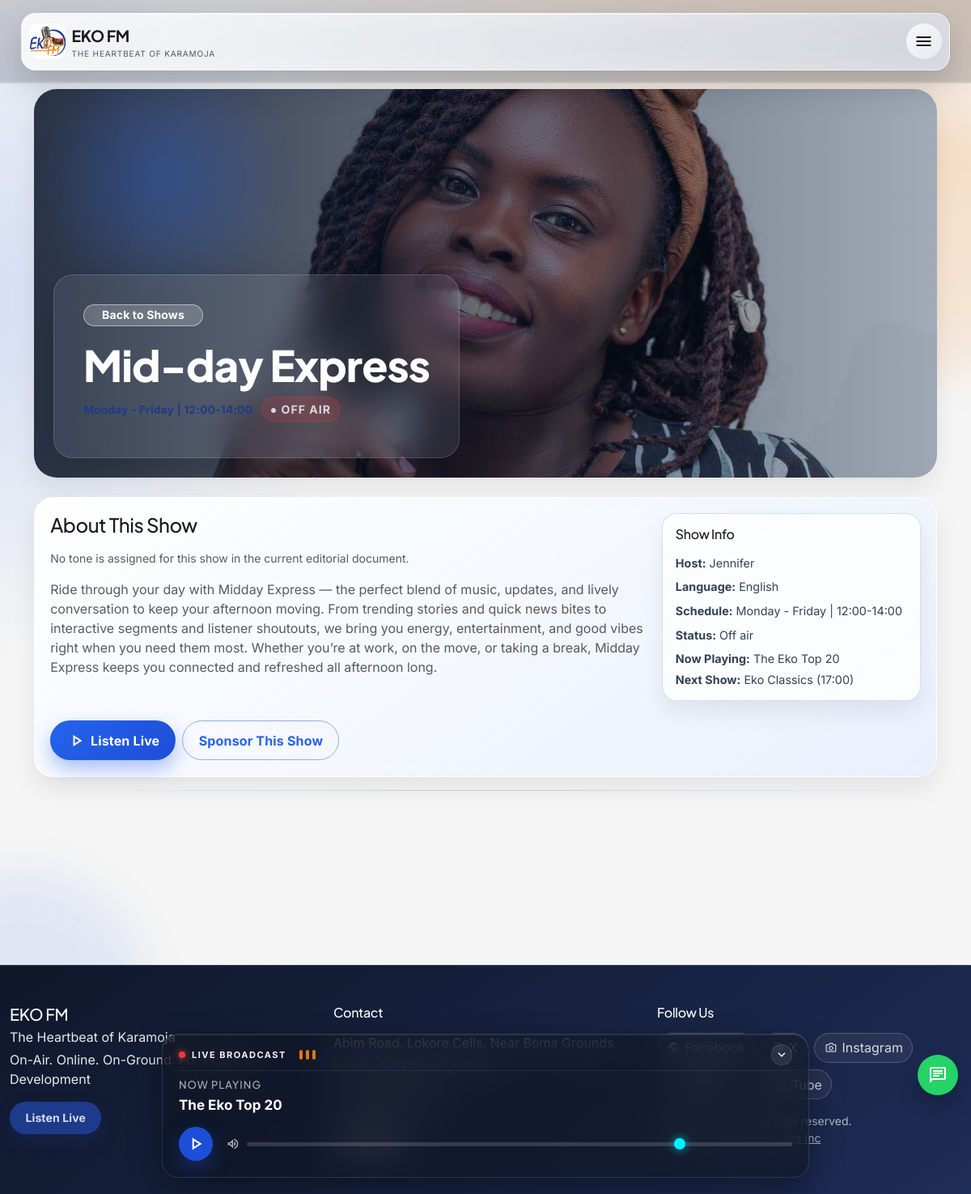
The app's page /shows/midday-express with its own data.
### tables this page shows
CREATE TABLE `settings` (
  `id` int(11) NOT NULL,
  `setting_key` varchar(150) NOT NULL,
  `setting_value` mediumtext DEFAULT NULL,
  `updated_at` datetime DEFAULT NULL
);

CREATE TABLE `programs` (
  `id` int(11) NOT NULL,
  `title` varchar(200) NOT NULL,
  `slug` varchar(200) DEFAULT NULL,
  `presenter` varchar(150) DEFAULT NULL,
  `cover_image` varchar(255) DEFAULT NULL,
  `cover_focus_x` tinyint(3) UNSIGNED NOT NULL DEFAULT 50,
  `cover_focus_y` tinyint(3) UNSIGNED NOT NULL DEFAULT 50,
  `day_of_week` varchar(40) DEFAULT NULL,
  `start_time` time DEFAULT NULL,
  `end_time` time DEFAULT NULL,
  `description` text DEFAULT NULL,
  `status` tinyint(1) NOT NULL DEFAULT 1,
  `created_by` int(11) DEFAULT NULL,
  `created_at` datetime DEFAULT NULL,
  `updated_at` datetime DEFAULT NULL
);

### includes/db.php (called while the page is built, shortened)
<?php
function db()
{
    static $pdo;
    if ($pdo instanceof PDO) {
        return $pdo;
    }
    $dsn = 'mysql:host=' . DB_HOST . ';dbname=' . DB_NAME . ';charset=' . DB_CHARSET;
    $options = array(
        PDO::ATTR_ERRMODE => PDO::ERRMODE_EXCEPTION,
        PDO::ATTR_DEFAULT_FETCH_MODE => PDO::FETCH_ASSOC,
        PDO::ATTR_EMULATE_PREPARES => false,
    );
    $pdo = new PDO($dsn, DB_USER, DB_PASS, $options);
    return $pdo;
}
function db_query($sql, $params = array())
{
    $stmt = db()->prepare($sql);
    $stmt->execute($params);
    return $stmt;
}

### modules/programs.php (called while the page is built, shortened)
<?php
require_once __DIR__ . '/../includes/functions.php';
function programs_tones_enabled()
{
    static $enabled = null;
    if ($enabled !== null) {
        return $enabled;
    }
    $hasTones = db_query("SHOW TABLES LIKE 'tones'")->fetch();
    $hasProgramTones = db_query("SHOW TABLES LIKE 'program_tones'")->fetch();
    $enabled = (bool) ($hasTones && $hasProgramTones);
    return $enabled;
}
function attach_program_tones($rows)
{
    if (!is_array($rows) || count($rows) === 0 || !programs_tones_enabled()) {
        return $rows;
    }
    $ids = array();
    foreach ($rows as $row) {
        if (isset($row['id'])) {
            $ids[] = (int) $row['id'];
        }
    }
    $ids = array_values(array_unique($ids));
    $placeholders = implode(',', array_fill(0, count($ids), '?'));
    $toneRows = db_query(
        'SELECT pt.program_id, t.name FROM program_tones pt INNER JOIN tones t ON t.id = pt.tone_id WHERE pt.program_id IN (' . $placeholders . ') ORDER BY t.name ASC',
        $ids
    )->fetchAll();
    foreach ($rows as &$row) {
        $rowId = (int) $row['id'];
    }
    return $rows;
}
function programs_list($onlyPublished)
{
    if ($onlyPublished) {
        $stmt = db_query('SELECT * FROM programs WHERE status = 1 ORDER BY day_of_week ASC, start_time ASC');
        return attach_program_tones($stmt->fetchAll());
    }
    $stmt = db_query('SELECT * FROM programs ORDER BY id DESC');
    return attach_program_tones($stmt->fetchAll());
}
function show_by_slug($slug)
{
    $stmt = db_query('SELECT * FROM programs WHERE slug = ? AND status = 1 LIMIT 1', array($slug));
    $row = $stmt->fetch();
    $rows = attach_program_tones(array($row));
    return $rows ? $rows[0] : $row;
}

### includes/functions.php (called while the page is built, shortened)
<?php
require_once __DIR__ . '/db.php';
function e($value)
{
    return htmlspecialchars((string) $value, ENT_QUOTES, 'UTF-8');
}
function url($path = '')
{
    $path = ltrim($path, '/');
    return rtrim(BASE_URL, '/') . '/' . $path;
}
function setting($key, $default = '')
{
    static $cache = array();
    if (array_key_exists($key, $cache)) {
        return $cache[$key];
    }
    $stmt = db_query('SELECT setting_value FROM settings WHERE setting_key = ? LIMIT 1', array($key));
    $row = $stmt->fetch();
    $cache[$key] = $row ? $row['setting_value'] : $default;
    return $cache[$key];
}
function media_url($path)
{
    if (!$path) {
        return url('assets/images/placeholder.svg');
    }
    return UPLOAD_URL . '/' . ltrim($path, '/');
}
function whatsapp_link($number)
{
    $digits = preg_replace('/[^0-9]/', '', (string) $number);
    if (strpos($digits, '0') === 0) {
        $digits = '256' . substr($digits, 1);
    }
    return 'https://wa.me/' . $digits;
}

### pages/show-detail.php (the view, shortened to what this page needs)
<?php
$show = show_by_slug($slug);
$focusX = (int) (isset($show['cover_focus_x']) ? $show['cover_focus_x'] : 50);
$focusY = (int) (isset($show['cover_focus_y']) ? $show['cover_focus_y'] : 50);
function day_index_by_name($name)
{
    $map = array(
        'monday' => 1,
        'tuesday' => 2,
        'wednesday' => 3,
        'thursday' => 4,
        'friday' => 5,
        'saturday' => 6,
        'sunday' => 7,
    );
    $key = strtolower(trim($name));
    return isset($map[$key]) ? $map[$key] : null;
}
function parse_show_days($dayOfWeek)
{
    $text = strtolower(trim((string) $dayOfWeek));
    if (strpos($text, 'monday') !== false && strpos($text, 'friday') !== false) {
        return array(1, 2, 3, 4, 5);
    }
    $days = array();
    foreach (array('monday', 'tuesday', 'wednesday', 'thursday', 'friday', 'saturday', 'sunday') as $dayName) {
        if (strpos($text, $dayName) !== false) {
            $days[] = day_index_by_name($dayName);
        }
    }
    return array_values(array_unique($days));
}
function minutes_from_time($time)
{
    $parts = explode(':', (string) $time);
    $hour = isset($parts[0]) ? (int) $parts[0] : 0;
    $minute = isset($parts[1]) ? (int) $parts[1] : 0;
    return ($hour * 60) + $minute;
}
function show_is_live($programRow, $currentDayIndex, $currentMinutes)
{
    $days = parse_show_days(isset($programRow['day_of_week']) ? $programRow['day_of_week'] : '');
    $start = minutes_from_time(isset($programRow['start_time']) ? $programRow['start_time'] : '00:00:00');
    $end = minutes_from_time(isset($programRow['end_time']) ? $programRow['end_time'] : '00:00:00');
    if ($end > $start) {
        return in_array($currentDayIndex, $days, true) && $currentMinutes >= $start && $currentMinutes < $end;
    }
    $prevDay = $currentDayIndex === 1 ? 7 : ($currentDayIndex - 1);
    return (in_array($currentDayIndex, $days, true) && $currentMinutes >= $start)
        || (in_array($prevDay, $days, true) && $currentMinutes < $end);
}
$now = time();
$currentDayIndex = (int) date('N', $now);
$currentMinutes = ((int) date('G', $now) * 60) + (int) date('i', $now);
$isCurrentShowLive = show_is_live($show, $currentDayIndex, $currentMinutes);
$allShows = programs_list(true);
$nowPlaying = null;
foreach ($allShows as $row) {
    if (show_is_live($row, $currentDayIndex, $currentMinutes)) {
        $nowPlaying = $row;
        break;
    }
}
$nextShow = null;
$nextTimestamp = null;
$todayStart = strtotime(date('Y-m-d 00:00:00', $now));
foreach ($allShows as $row) {
    $days = parse_show_days($row['day_of_week']);
    $startMinutes = minutes_from_time($row['start_time']);
    foreach ($days as $dayIndex) {
        $offsetDays = ($dayIndex - $currentDayIndex + 7) % 7;
        $candidate = $todayStart + ($offsetDays * 86400) + ($startMinutes * 60);
        if ($candidate <= $now) {
            $candidate += 7 * 86400;
        }
        if ($nextTimestamp === null || $candidate < $nextTimestamp) {
            $nextTimestamp = $candidate;
            $nextShow = $row;
        }
    }
}
$language = ($show['slug'] === 'etem-a-karamoja') ? 'Ngakarimojong + English' : 'English';
?>
<main class="container py-4 show-detail-page">
    <section class="hero show-detail-hero mb-4 reveal story-section" data-parallax="0.2" data-focus-x="<?php echo e($focusX); ?>" data-focus-y="<?php echo e($focusY); ?>" style="min-height:480px;background-image:url('<?php echo e(media_url($show['cover_image'])); ?>');background-position:<?php echo e($focusX); ?>% <?php echo e($focusY); ?>%;">
        <div class="hero-content hero-card show-detail-hero-card">
            <a class="btn btn-glass btn-sm mb-3" href="<?php echo e(url('shows')); ?>" data-pjax>Back to Shows</a>
            <h1 class="mb-2"><?php echo e($show['title']); ?></h1>
            <p class="show-time mb-2"><?php echo e($show['day_of_week']); ?> | <?php echo e(substr($show['start_time'], 0, 5)); ?>-<?php echo e(substr($show['end_time'], 0, 5)); ?> <span class="live-badge <?php echo $isCurrentShowLive ? 'is-live' : ''; ?>"><?php echo $isCurrentShowLive ? '● LIVE' : '● OFF AIR'; ?></span></p>
        </div>
    </section>
    <section class="section-card floating-card reveal story-section show-detail-about">
        <div class="about-grid">
            <div>
                <h4 class="mb-3">About This Show</h4>
                <?php if (!empty($show['tones'])): ?>
                    <div class="d-flex flex-wrap gap-2 mb-3">
                        <?php foreach ($show['tones'] as $tone): ?>
                            <span class="tone-badge tone-<?php echo e(tone_class_name($tone)); ?>"><?php echo e($tone); ?></span>
                        <?php endforeach; ?>
                    </div>
                <?php else: ?>
                    <p class="text-muted small mb-3">No tone is assigned for this show in the current editorial document.</p>
                <?php endif; ?>
                <p class="text-muted"><?php echo e($show['description']); ?></p>
            </div>
            <aside class="show-meta-card">
                <h6 class="mb-3">Show Info</h6>
                <p><strong>Host:</strong> <?php echo e($show['presenter']); ?></p>
                <p><strong>Language:</strong> <?php echo e($language); ?></p>
                <p><strong>Schedule:</strong> <?php echo e($show['day_of_week']); ?> | <?php echo e(substr($show['start_time'], 0, 5)); ?>-<?php echo e(substr($show['end_time'], 0, 5)); ?></p>
                <p class="mb-2"><strong>Status:</strong> <?php echo $isCurrentShowLive ? 'Live now' : 'Off air'; ?></p>
                <?php if ($nowPlaying): ?>
                    <p class="mb-1"><strong>Now Playing:</strong> <?php echo e($nowPlaying['title']); ?></p>
                <?php endif; ?>
                <?php if ($nextShow): ?>
                    <p class="mb-0"><strong>Next Show:</strong> <?php echo e($nextShow['title']); ?> (<?php echo e(substr($nextShow['start_time'], 0, 5)); ?>)</p>
                <?php endif; ?>
            </aside>
        </div>
        <div class="d-flex flex-wrap gap-2 mt-4">
            <a class="btn show-detail-btn-primary" href="<?php echo e(url('listen-live')); ?>" data-pjax><span class="material-symbols-outlined">play_arrow</span> Listen Live</a>
            <a class="btn show-detail-btn-secondary" href="<?php echo e(url('advertise-partner')); ?>" data-pjax>Sponsor This Show</a>
        </div>
    </section>
</main>

### templates/navbar.php (shortened to what this page needs)
<?php
$socialLinks = array(
    array('url' => setting('social_facebook_url', 'https://www.facebook.com/share/1CK8U1M63U/'), 'icon' => 'public', 'label' => 'Facebook'),
    array('url' => setting('social_x_url', 'https://x.com/ekofmkotido'), 'icon' => 'alternate_email', 'label' => 'X'),
    array('url' => setting('social_instagram_url', 'https://www.instagram.com/ekofmlive?utm_source=qr&igsh=MXY3YnJ5ZGxlNGFkcQ=='), 'icon' => 'photo_camera', 'label' => 'Instagram'),
    array('url' => setting('social_tiktok_url', 'https://www.tiktok.com/@91.2.eko.fm?_r=1&_t=ZS-94z2dBOly7A'), 'icon' => 'music_note', 'label' => 'TikTok'),
    array('url' => setting('social_youtube_url', 'https://youtube.com/@ekofm-x2n1l?si=p2Z3IpjNiSMWvnBq'), 'icon' => 'smart_display', 'label' => 'YouTube'),
    array('url' => whatsapp_link(setting('contact_whatsapp', '0791996450')), 'icon' => 'chat', 'label' => 'WhatsApp')
);
$siteLogo = setting('site_logo', '');
?>
<header class="site-header">
    <nav class="navbar nav-shell py-3">
        <div class="container-xxl">
            <div class="header-menu-content nav-wrap">
                <div class="nav-left">
                    <a class="navbar-brand brand-mark" href="<?php echo e(url('/')); ?>" data-pjax>
                        <?php if ($siteLogo !== ''): ?>
                            <img src="<?php echo e(media_url($siteLogo)); ?>" alt="EKO FM" class="brand-logo">
                        <?php else: ?>
                            <span class="material-symbols-outlined">radio</span>
                        <?php endif; ?>
                        <span>
                            <strong>EKO FM</strong>
                            <small class="d-block text-muted brand-sub">The Heartbeat of Karamoja</small>
                        </span>
                    </a>
                </div>
                <button class="navbar-toggler menu-toggle" id="menuToggle" type="button" aria-controls="mainNavPanel" aria-expanded="false" aria-label="Open menu">
                    <span class="material-symbols-outlined">menu</span>
                </button>
            </div>
        </div>
    </nav>
    <div class="scroll-progress" aria-hidden="true"><span></span></div>
</header>

### templates/footer.php (shortened to what this page needs)
    </div>
    <footer class="site-footer">
        <div class="container-xxl py-5">
            <div class="row g-4 align-items-start">
                <div class="col-lg-4">
                    <h5 class="mb-1">EKO FM</h5>
                    <p class="mb-1"><?php echo e(setting('site_tagline', 'The Heartbeat of Karamoja')); ?></p>
                    <p class="mb-3"><?php echo e(setting('footer_tagline', 'On-Air. Online. On-Ground. For Peace & Development')); ?></p>
                    <a class="btn btn-live btn-sm" href="<?php echo e(url('listen-live')); ?>" data-pjax>Listen Live</a>
                </div>
                <div class="col-lg-4">
                    <h6 class="mb-3">Contact</h6>
                    <p class="mb-1"><?php echo e(setting('contact_address', 'Abim Road, Lokore Cells, Near Boma Grounds')); ?></p>
                    <p class="mb-1"><?php echo e(setting('contact_location', 'Kotido, Karamoja, Uganda')); ?></p>
                    <p class="mb-1"><?php echo e(setting('contact_phone', '+256 751 161 355')); ?></p>
                    <p class="mb-3"><?php echo e(setting('contact_email', 'info@eko.fm')); ?></p>
                    <a class="btn btn-glass btn-sm" href="<?php echo e(whatsapp_link(setting('contact_whatsapp', '0791996450'))); ?>" target="_blank">WhatsApp</a>
                </div>
                <div class="col-lg-4">
                    <h6 class="mb-3">Follow Us</h6>
                    <div class="footer-social mb-2">
                        <a href="<?php echo e(setting('social_facebook_url', 'https://www.facebook.com/share/1CK8U1M63U/')); ?>" target="_blank"><span class="material-symbols-outlined" style="font-size:16px;">public</span>Facebook</a>
                        <a href="<?php echo e(setting('social_x_url', 'https://x.com/ekofmkotido')); ?>" target="_blank"><span class="material-symbols-outlined" style="font-size:16px;">alternate_email</span>X</a>
                        <a href="<?php echo e(setting('social_instagram_url', 'https://www.instagram.com/ekofmlive?utm_source=qr&igsh=MXY3YnJ5ZGxlNGFkcQ==')); ?>" target="_blank"><span class="material-symbols-outlined" style="font-size:16px;">photo_camera</span>Instagram</a>
                        <a href="<?php echo e(setting('social_tiktok_url', 'https://www.tiktok.com/@91.2.eko.fm?_r=1&_t=ZS-94z2dBOly7A')); ?>" target="_blank"><span class="material-symbols-outlined" style="font-size:16px;">music_note</span>TikTok</a>
                        <a href="<?php echo e(setting('social_youtube_url', 'https://youtube.com/@ekofm-x2n1l?si=p2Z3IpjNiSMWvnBq')); ?>" target="_blank"><span class="material-symbols-outlined" style="font-size:16px;">smart_display</span>YouTube</a>
                    </div>
                    <small class="d-block mt-3 opacity-75">
                        &copy; <?php echo e(date('Y')); ?> EKO FM. All rights reserved. <br>
                        Crafted by <a href="https://www.almatechconsults.com/" target="_blank" rel="noopener noreferrer" style="color: inherit; text-decoration: underline;">Alma Tech Labs Inc</a>
                    </small>
                </div>
            </div>
        </div>
    </footer>
    <a class="whatsapp-float" href="<?php echo e(whatsapp_link(setting('contact_whatsapp', '0791996450'))); ?>" target="_blank" aria-label="Chat on WhatsApp">
        <span class="material-symbols-outlined">chat</span>
    </a>
    <?php if (setting('radio_player_enabled', '1') === '1'): ?>
        <?php include __DIR__ . '/player.php'; ?>
    <?php endif; ?>
</body>
</html>

### records on screen
settings: setting_value (picture)
programs: cover_image (picture), title "Mid-day Express", day_of_week "Monday - Friday", start_time "12:00", end_time "14:00", description "Ride through your day with Midday Express — the perfect blend of music, updates, and lively conversation to keep your afternoon moving. From trending stories and quick news bites to interactive segments and listener shoutouts, we bring you energy, entertainment, and good vibes right when you need them most. Whether you’re at work, on the move, or taking a break, Midday Express keeps you connected and refreshed all afternoon long.", presenter "Jennifer", slug "English"
programs: title "The Eko Top 20"
programs: title "Eko Classics", start_time "17:00"
settings: setting_value "The Heartbeat of Karamoja"
settings: setting_value "On-Air. Online. On-Ground. For Peace & Development"
settings: setting_value "Abim Road, Lokore Cells, Near Boma Grounds"
